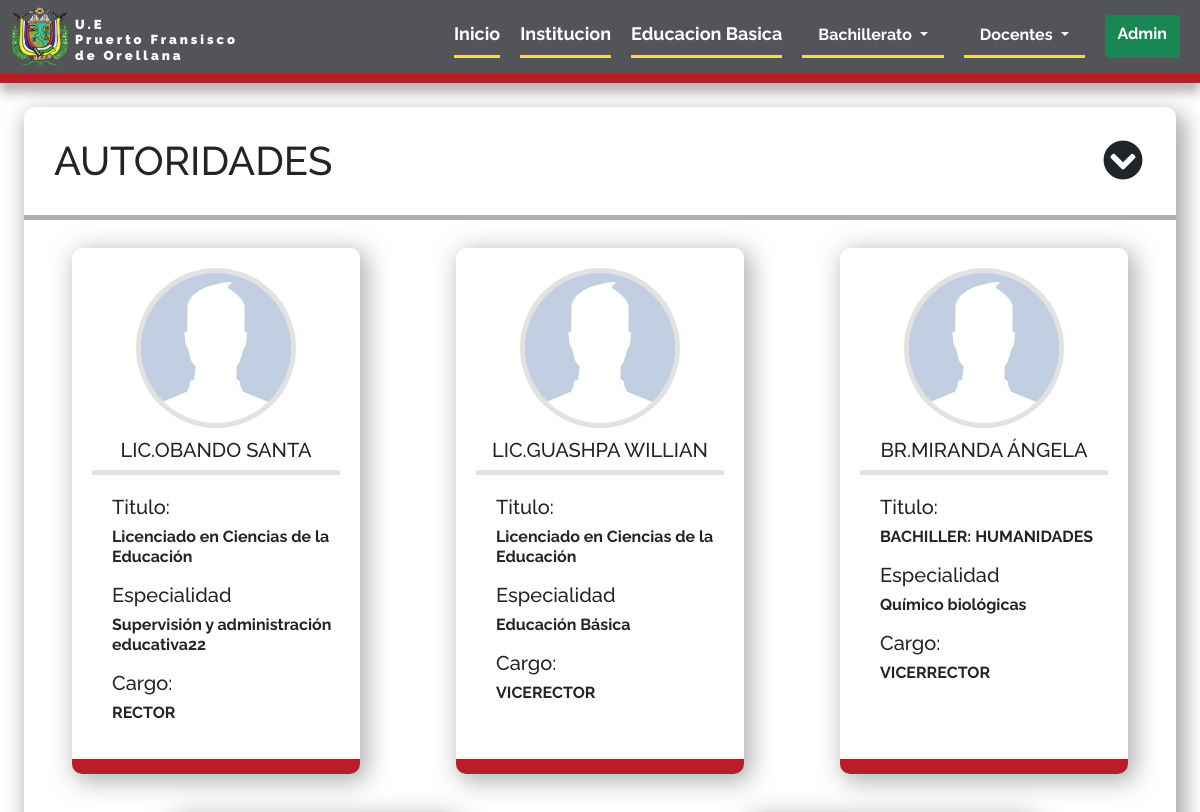
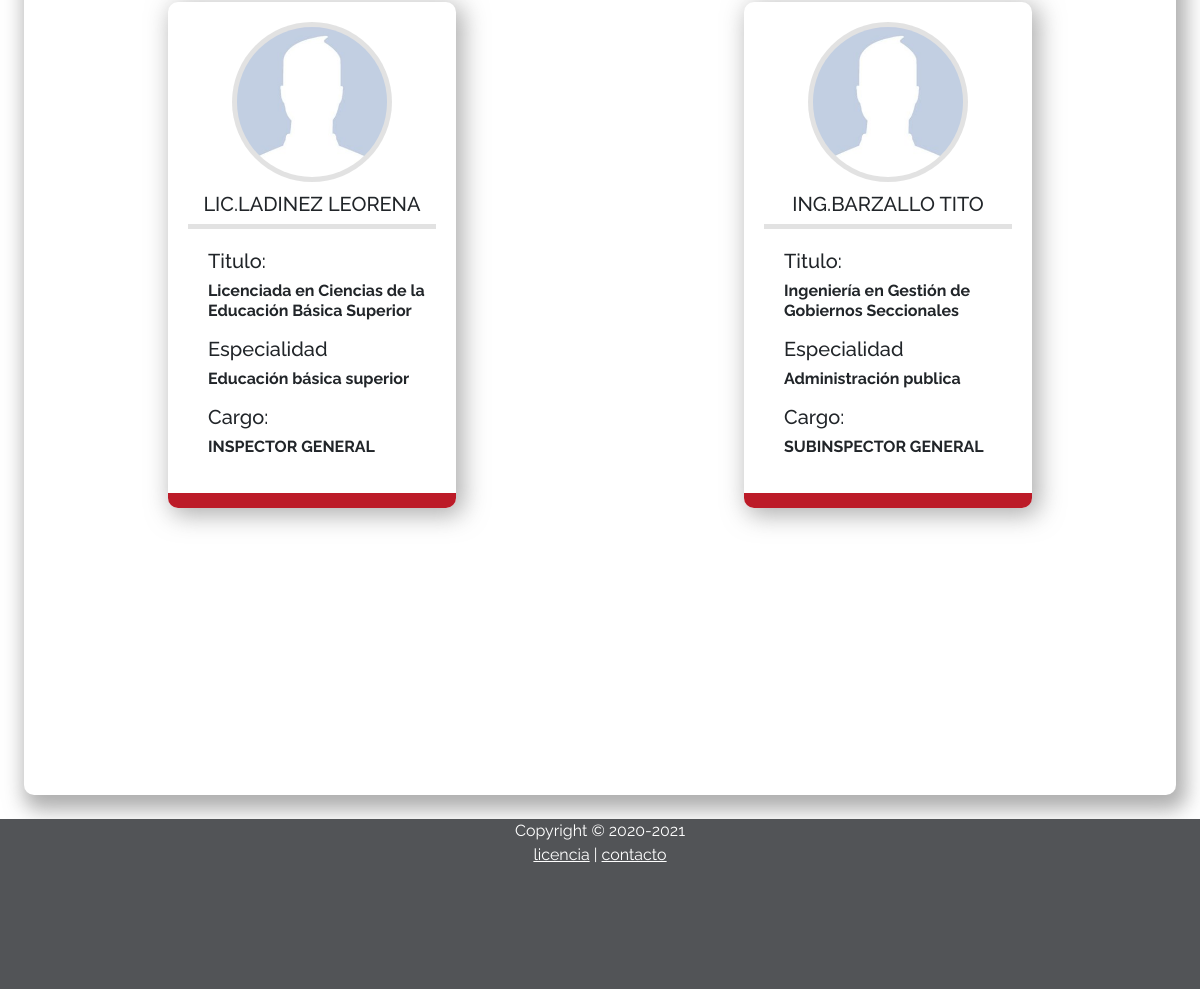
Screenshot of /autoridades.php with the database file from the repository (2 pictures, top to bottom).
### tables this page shows
CREATE TABLE `autoridades` (
  `id` int(11) NOT NULL,
  `nombres_apellidos` varchar(200) NOT NULL,
  `titulo` varchar(200) NOT NULL,
  `cargo` varchar(200) NOT NULL,
  `titulacion` varchar(50) NOT NULL,
  `especialidad` varchar(150) NOT NULL,
  `img` varchar(150) DEFAULT NULL
);

### autoridades.php (called while the page is built, shortened)
<?php
require "admin/config.php";
$conexion = conexion($bd_config);
$datos = $conexion->query('SELECT * FROM autoridades');
$datos = $datos->fetchAll();
require "view/autoridades.view.php";
?>

### admin/config.php (called while the page is built, shortened)
<?php
$RUTA = 'https://ue-francisco-orellana.rf.gd';

### view/autoridades.view.php (the view, shortened to what this page needs)
<!DOCTYPE html>
<html lang="es">
<head>
    <link rel="stylesheet" href="style/docentes2.css">
    <link rel="stylesheet" href="style/style_nav_footer.css">
    <link rel="stylesheet" href="https://use.fontawesome.com/releases/v5.15.2/css/all.css">
    <link href="https://cdn.jsdelivr.net/npm/bootstrap@5.0.0-beta1/dist/css/bootstrap.min.css" rel="stylesheet">
    <link href="https://unpkg.com/ed-grid@3.0.0/src/css/ed-grid.min.css" rel="stylesheet">
</head>
<body>
    <?php require "nav.php" ?>
    <div class="cont-master">
        <div id="docentes_tecnico" class="docentes_tecnico_inf autoridades">
            <h1 class="titulo-docentes">AUTORIDADES <span id="i-docentes"><i class="fas fa-chevron-circle-down"></i></span></h1>
            <div class="cont-docentes">
                <?php foreach ($datos as $dato) { ?>
                    <div class="cont-docente">
                        <div class="img-docente">
                            <?php if ($dato['img'] === null) { ?>
                                <img src="img/user.jpg" alt="foto del docente">
                            <?php  } else { ?>
                                <img src="<?php echo $dato['img']; ?>" alt="foto del docente">
                            <?php } ?>
                            <h5 class="nom-docente h-docente"><?php echo $dato['titulacion'] . "." . $dato['nombres_apellidos'] ?></h5>
                        </div>
                        <div class="inf-docente">
                            <h5 class="titulo-docente h-docente">Titulo:</h5>
                            <p class="text"><?php echo $dato['titulo'] ?></p>
                            <h5 class="h-docente">Especialidad</h5>
                            <p class="text"><?php echo $dato['especialidad'] ?></p>
                            <h5 class="asignatura-docente h-docente">Cargo:</h5>
                            <p class="text"><?php echo $dato['cargo'] ?></p>
                        </div>
                    </div>
                <?php } ?>
            </div>
        </div>
    </div>
    <?php require "footer.php" ?>
</body>
</html>

### nav.php (shortened to what this page needs)
<div class="menu">
    <header>
        <?php require "admin/config.php" ?>
        <nav>
            <div class="logo"><img src="img/escudo1.png" alt="escudo del colegio " class="escudo"><span> U.E <br> Pruerto Fransisco <br> de Orellana </span>
            </div>
            <div class="links">
                <a href="<?php echo $RUTA ?>" class="animation navbar-brand">Inicio</a>
                <a href="<?php echo $RUTA ?>/institucion.php" class="animation navbar-brand">Institucion</a>
                <a href="<?php echo $RUTA ?>/educacion_basica.php" class="animation navbar-brand">Educacion Basica</a>
                <a class="nav-link dropdown-toggle" href="#" id="navbarDropdown" role="button" data-bs-toggle="dropdown" aria-expanded="false">
                    Bachillerato
                </a>
                <a class="nav-link dropdown-toggle" href="#" id="navbarDropdown" role="button" data-bs-toggle="dropdown" aria-expanded="false">
                    Docentes
                </a>
                <a class="btn btn-success" href="<?php echo $RUTA?>/admin/login.php" role="button">Admin</a>
            </div>
        </nav>
    </header>
</div>

### footer.php
<footer>
    <div class="footer">
            Copyright &copy; 2020-2021<br>
            <a href="licencia.php" style=" color:white; ">licencia</a>  | <a href="contacto.php"style=" color:white; ">contacto</a>
    </div>
</footer>

### style/docentes2.css (style rules this page uses)
* { margin: 0; padding: 0; box-sizing: border-box; font-family: 'Raleway', sans-serif; }
.cont-master { width: 100%; padding: 2%; margin: auto; }
.docentes_tecnico_inf { border-radius: 10px; box-shadow: 5px 10px 20px 5px #8a8a8ab0 ; overflow: hidden; height: 4000px; transition: 2s; }
.autoridades { height: 1500px; }
.docentes_tecnico_inf > h1 { display: flex; justify-content: space-between; padding: 30px; border-bottom: 5px solid #8a8a8ab0 ; cursor: pointer; }
.docentes_tecnico_inf > h1 > span { transition: 2s; }
.cont-docentes { display: flex; flex-wrap: wrap; justify-content: space-around; }
.cont-docente { display: flex; flex-direction: column; width: 25%; line-height: 20px; text-align: center; border-radius: 10px; padding: 20px ; box-shadow: 5px 5px 25px 2px #8a8a8ab0; border-bottom: 15px solid #bc1b28; margin: 20px; transition: 1s; cursor: pointer; }
.cont-docente .img-docente { overflow: hidden; border-bottom: 5px solid #5e5e5e2d; margin-bottom: 20px; }
.cont-docente .img-docente img { width: 10em; height: 10em; border-radius: 100%; padding: 5px; background: #5e5e5e2d; object-fit: cover; margin-bottom: 10px; }
.inf-docente { flex-direction: column; display: flex; text-align: left; justify-content: center; padding-left:20px ; }
.inf-docente p { font-weight: bolder; }

### style/style_nav_footer.css (style rules this page uses)
.menu header nav { border-bottom: 10px solid #bc1b28; background: #525457; padding: 0px 10px; }
.menu { box-shadow: 0px 10px 10px rgba(173, 160, 160, 0.76); }
.menu header nav { display: flex; flex-direction: row; justify-content: space-between; align-items: center; }
.menu header nav .logo { display: flex; }
.menu header nav .logo > span { color: white; width: 200px; font-size: 13px; margin-top: 10px; }
img.escudo { width: 60px; height: 60px; background: rgba(255, 255, 255, 0); margin-right: 5px; animation: animacion_r 1.5s forwards; animation-delay: 2.5s ; }
span { letter-spacing: 3px; font-weight: 900; line-height: 1.2; }
.menu header nav .links { display: flex; flex-direction: row; justify-content: space-between; }
.menu header nav .links a { margin: 15px 10px 15px 10px; color: white; font-weight: bold; text-decoration: none; transition: 0.8s; border-bottom: 3px solid #f6df35; }
.menu header nav .links .animation { font-size: 18px; }
.menu header nav .nav-link { margin: 0px; }
.menu header nav .links .btn-success { border-bottom: none; }
.footer { width: 100%; height: 170px; background: #525457; color: #fff; text-align: center; }

### rows the page displays
autoridades: titulacion "LIC", nombres_apellidos "OBANDO SANTA", titulo "Licenciado en Ciencias de la Educación", especialidad "Supervisión y administración educativa22", cargo "RECTOR"
autoridades: titulacion "LIC", nombres_apellidos "GUASHPA WILLIAN", titulo "Licenciado en Ciencias de la Educación", especialidad "Educación Básica", cargo "VICERECTOR"
autoridades: titulacion "BR", nombres_apellidos "MIRANDA ÁNGELA", titulo "BACHILLER: HUMANIDADES", especialidad "Químico biológicas", cargo "VICERRECTOR"
autoridades: titulacion "LIC", nombres_apellidos "LADINEZ LEORENA", titulo "Licenciada en Ciencias de la Educación Básica Superior", especialidad "Educación básica superior", cargo "INSPECTOR GENERAL"
autoridades: titulacion "ING", nombres_apellidos "BARZALLO TITO", titulo "Ingeniería en Gestión de Gobiernos Seccionales", especialidad "Administración publica", cargo "SUBINSPECTOR GENERAL"
